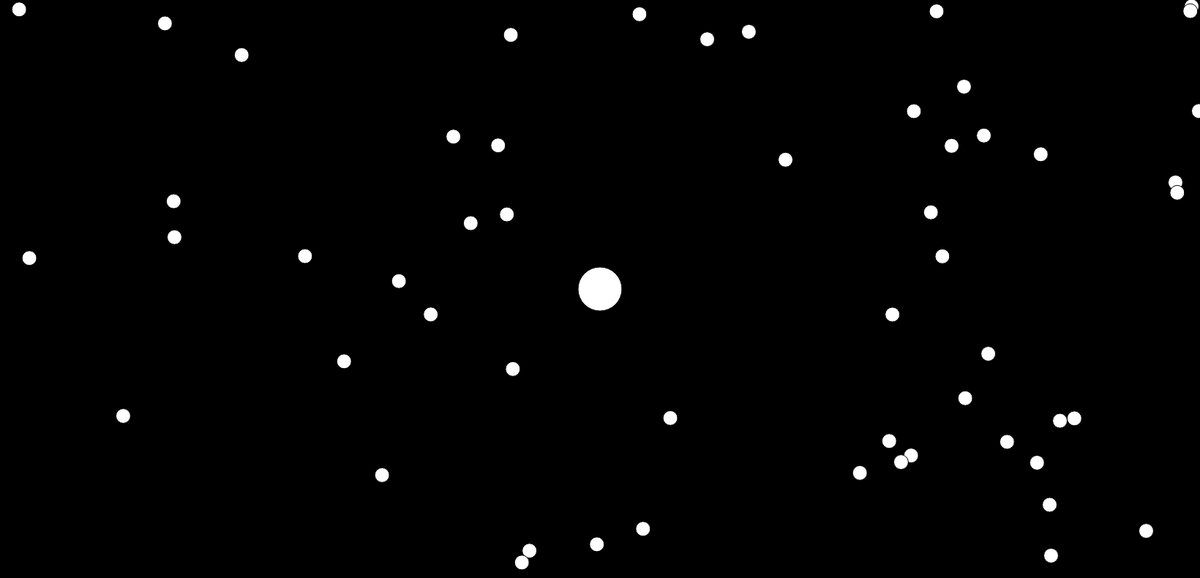
Frame 1 (no input)
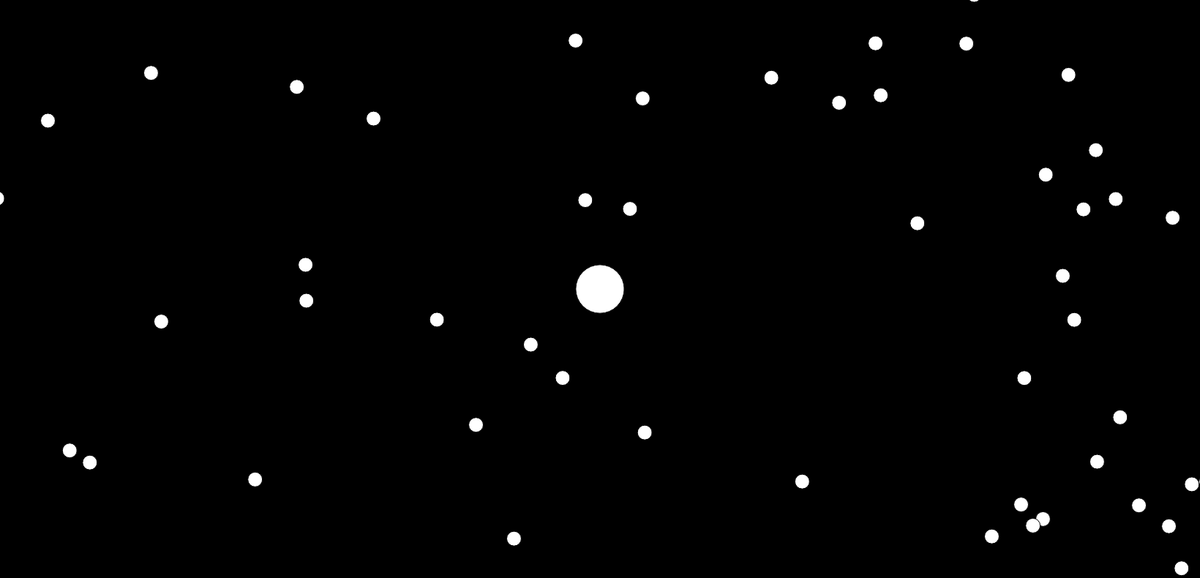
Frame 60 (no input)
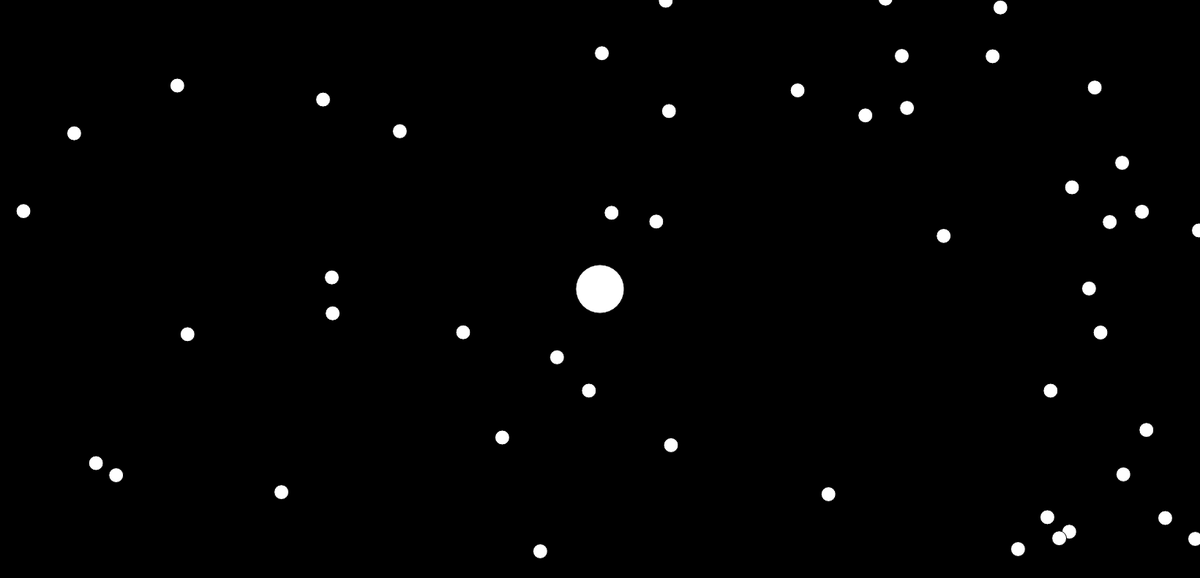
Frame 120 (the mouse pressed at the canvas centre since frame 60)

The p5.js sketch that drew these frames (run headless with seeded random() and noise() and a simulated clock; from frame 60 on, the mouse is pressed at the canvas centre):

// p5.js sketch
// ── sketch.js
var bubble;

var bubbles = []; // array of bubbles
var zoom = 1;

function setup() {
    createCanvas(1640, 790);
    bubble = new Bubble(0, 0, 30);
    for (var i = 0; i < 200; i++) { // printing on the screen the amount of bubbles
        var x = random(-width,width); // randomizing the bubbles on screen making them more spread out
        var y = random(-height,height); // randomizing the bubbles on screen making them more spread out
        bubbles[i] = new Bubble(x, y, 10); // how big the array of bubbles are
    }
}

function draw() {
    background(0); // black background

    translate(width/2, height/2);
    var newzoom = 30 / bubble.r;
    zoom = lerp(zoom, newzoom, 0.1);
    scale(zoom); // scaling the world each time it eats
    translate(-bubble.position.x, -bubble.position.y);

    for (var i = bubbles.length-1; i >=0; i--) { // removing bubbles from the array for looping
        bubbles[i].show(); // showing the array of bubbles on screen
        if (bubble.eating(bubbles[i])) {
            bubbles.splice(i, 1); // removing one element starting at index i, if eaten
        }
    }


    bubble.show();
    bubble.update();

}
// ── bubble.js
function Bubble(x, y, r) {
    this.radius = r; // radius of player bubble, size of the bubble
    this.vector = createVector(0,0);
    this.position = createVector(x, y); // position of bubble on the screen

    this.update = function() {
        var newVector = createVector(mouseX-width/2, mouseY-height/2); // updating  mouse movements
        newVector.setMag(4);
        this.vector.lerp(newVector, 0.1);
        this.position.add(this.vector);
    }

    this.eating = function(other) { // other is the other bubble you are eating
        var distance = p5.Vector.dist(this.position, other.position); // the distance between both the bubbles
        if (distance < this.radius + other.radius) {
            var total = PI * this.radius * this.radius + PI * other.radius * other.radius; // sum of the two radius of bubbles
            this.radius = sqrt(total / PI);

            return true;
        } else {
            return false;
        }
    }

    this.show = function() {
        fill(300);
        ellipse(this.position.x, this.position.y, this.radius * 2, this.radius * 2); // size of the bubble
    }
}
